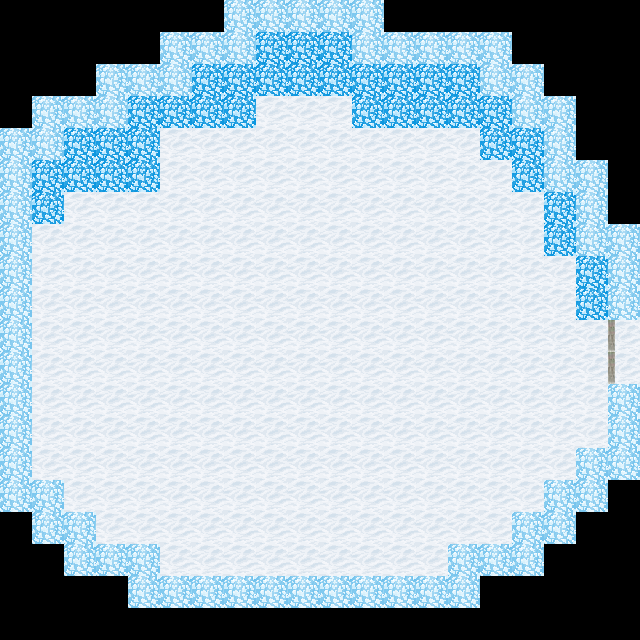

This is a level from a 2D game, rendered from its Tiled map with the project's own tilesets. A one-line summary and the complete map file follow:
An orthogonal 20x20 tile map with 32x32 px tiles, 2 tile layers (Capa 1, Capa 2).

<map version="1.0" orientation="orthogonal" renderorder="left-up" width="20" height="20" tilewidth="32" tileheight="32" nextobjectid="1">
 <tileset firstgid="1" name="1" tilewidth="32" tileheight="32" tilecount="100" columns="10">
  <image source="../../Storm_Bullets/recursos/imagenes/hojasTexturas/1.png" width="320" height="320" />
 </tileset>
 <layer name="Capa 1" width="20" height="20">
  <data encoding="csv">
0,0,0,0,0,0,0,24,24,24,24,24,0,0,0,0,0,0,0,0,
0,0,0,0,0,24,24,24,22,22,22,24,24,24,24,24,0,0,0,0,
0,0,0,24,24,24,22,22,22,22,22,22,22,22,22,24,24,0,0,0,
0,24,24,24,22,22,22,22,21,21,21,22,22,22,22,22,24,24,0,0,
24,24,22,22,22,21,21,21,21,21,21,21,21,21,21,22,22,24,0,0,
24,22,22,22,22,21,21,21,21,21,21,21,21,21,21,21,22,24,24,0,
24,22,21,21,21,21,21,21,21,21,21,21,21,21,21,21,21,22,24,0,
24,21,21,21,21,21,21,21,21,21,21,21,21,21,21,21,21,22,24,24,
24,21,21,21,21,21,21,21,21,21,21,21,21,21,21,21,21,21,22,24,
24,21,21,21,21,21,21,21,21,21,21,21,21,21,21,21,21,21,22,24,
24,21,21,21,21,21,21,21,21,21,21,21,21,21,21,21,21,21,21,21,
24,21,21,21,21,21,21,21,21,21,21,21,21,21,21,21,21,21,21,21,
24,21,21,21,21,21,21,21,21,21,21,21,21,21,21,21,21,21,21,24,
24,21,21,21,21,21,21,21,21,21,21,21,21,21,21,21,21,21,21,24,
24,21,21,21,21,21,21,21,21,21,21,21,21,21,21,21,21,21,24,24,
24,24,21,21,21,21,21,21,21,21,21,21,21,21,21,21,21,24,24,0,
0,24,24,21,21,21,21,21,21,21,21,21,21,21,21,21,24,24,0,0,
0,0,24,24,24,21,21,21,21,21,21,21,21,21,24,24,24,0,0,0,
0,0,0,0,24,24,24,24,24,24,24,24,24,24,24,0,0,0,0,0,
0,0,0,0,0,0,0,0,0,0,0,0,0,0,0,0,0,0,0,0
</data>
 </layer>
 <layer name="Capa 2" width="20" height="20">
  <data encoding="csv">
0,0,0,0,0,0,0,0,0,0,0,0,0,0,0,0,0,0,0,0,
0,0,0,0,0,0,0,0,0,0,0,0,0,0,0,0,0,0,0,0,
0,0,0,0,0,0,0,0,0,0,0,0,0,0,0,0,0,0,0,0,
0,0,0,0,0,0,0,0,0,0,0,0,0,0,0,0,0,0,0,0,
0,0,0,0,0,0,0,0,0,0,0,0,0,0,0,0,0,0,0,0,
0,0,0,0,0,0,0,0,0,0,0,0,0,0,0,0,0,0,0,0,
0,0,0,0,0,0,0,0,0,0,0,0,0,0,0,0,0,0,0,0,
0,0,0,0,0,0,0,0,0,0,0,0,0,0,0,0,0,0,0,0,
0,0,0,0,0,0,0,0,0,0,0,0,0,0,0,0,0,0,0,0,
0,0,0,0,0,0,0,0,0,0,0,0,0,0,0,0,0,0,0,0,
0,0,0,0,0,0,0,0,0,0,0,0,0,0,0,0,0,0,0,11,
0,0,0,0,0,0,0,0,0,0,0,0,0,0,0,0,0,0,0,11,
0,0,0,0,0,0,0,0,0,0,0,0,0,0,0,0,0,0,0,0,
0,0,0,0,0,0,0,0,0,0,0,0,0,0,0,0,0,0,0,0,
0,0,0,0,0,0,0,0,0,0,0,0,0,0,0,0,0,0,0,0,
0,0,0,0,0,0,0,0,0,0,0,0,0,0,0,0,0,0,0,0,
0,0,0,0,0,0,0,0,0,0,0,0,0,0,0,0,0,0,0,0,
0,0,0,0,0,0,0,0,0,0,0,0,0,0,0,0,0,0,0,0,
0,0,0,0,0,0,0,0,0,0,0,0,0,0,0,0,0,0,0,0,
0,0,0,0,0,0,0,0,0,0,0,0,0,0,0,0,0,0,0,0
</data>
 </layer>
 <objectgroup name="Colisiones" />
</map>
